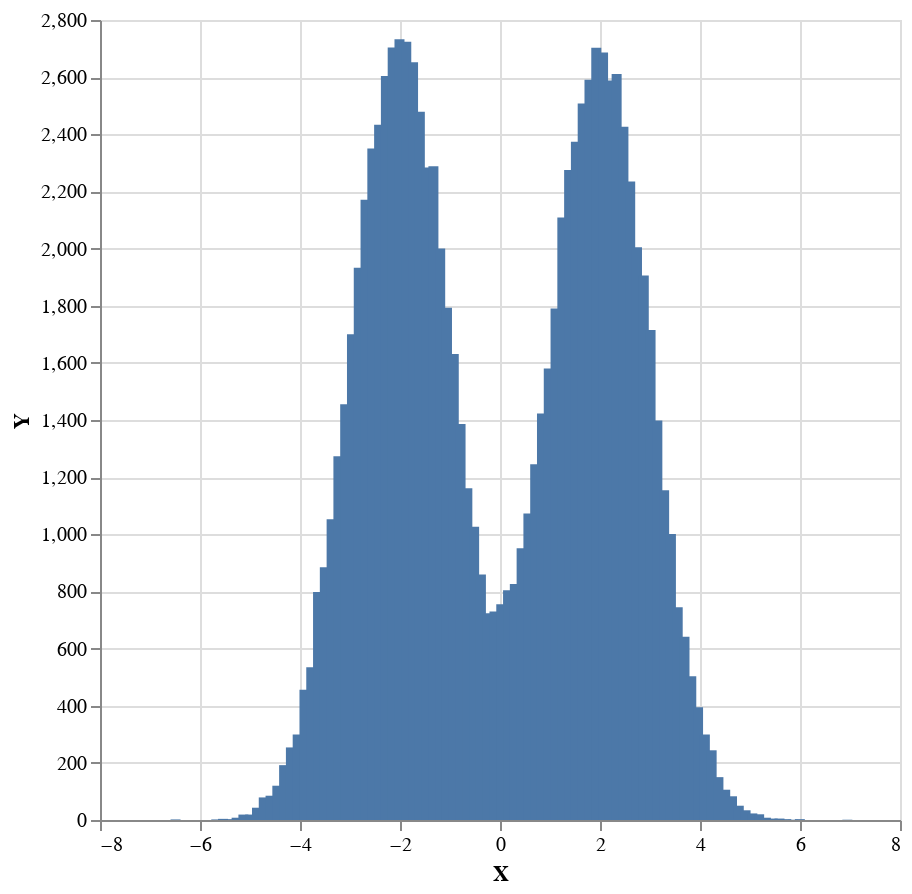

Notebook code for this chart:
### Code cell
sampler $ plot . histogramToList . histogram 100 <$> replicateM 100000 (weighted $ priorPredictive model)

### Figure 1 — Vega-Lite specification as saved in the notebook (floating-point values rounded to 4 significant figures)
{"$schema": "https://vega.github.io/schema/vega-lite/v4.json", "data": {"values": [{"X": -6.489, "Y": 2}, {"X": -6.353, "Y": 0}, {"X": -6.218, "Y": 0}, {"X": -6.082, "Y": 0}, {"X": -5.946, "Y": 0}, {"X": -5.81, "Y": 0}, {"X": -5.675, "Y": 2}, {"X": -5.539, "Y": 4}, {"X": -5.403, "Y": 3}, {"X": -5.268, "Y": 8}, {"X": -5.132, "Y": 19}, {"X": -4.996, "Y": 19}, {"X": -4.86, "Y": 43}, {"X": -4.725, "Y": 79}, {"X": -4.589, "Y": 85}, {"X": -4.453, "Y": 120}, {"X": -4.318, "Y": 192}, {"X": -4.182, "Y": 254}, {"X": -4.046, "Y": 299}, {"X": -3.91, "Y": 456}, {"X": -3.775, "Y": 535}, {"X": -3.639, "Y": 798}, {"X": -3.503, "Y": 885}, {"X": -3.368, "Y": 1053}, {"X": -3.232, "Y": 1273}, {"X": -3.096, "Y": 1455}, {"X": -2.96, "Y": 1700}, {"X": -2.825, "Y": 1933}, {"X": -2.689, "Y": 2171}, {"X": -2.553, "Y": 2350}, {"X": -2.418, "Y": 2433}, {"X": -2.282, "Y": 2604}, {"X": -2.146, "Y": 2704}, {"X": -2.01, "Y": 2733}, {"X": -1.875, "Y": 2724}, {"X": -1.739, "Y": 2652}, {"X": -1.603, "Y": 2479}, {"X": -1.467, "Y": 2284}, {"X": -1.332, "Y": 2288}, {"X": -1.196, "Y": 2000}, {"X": -1.06, "Y": 1793}, {"X": -0.9246, "Y": 1631}, {"X": -0.7889, "Y": 1386}, {"X": -0.6532, "Y": 1161}, {"X": -0.5175, "Y": 1026}, {"X": -0.3818, "Y": 859}, {"X": -0.246, "Y": 724}, {"X": -0.1103, "Y": 730}, {"X": 0.0254, "Y": 755}, {"X": 0.1611, "Y": 804}, {"X": 0.2968, "Y": 826}, {"X": 0.4326, "Y": 951}, {"X": 0.5683, "Y": 1073}, {"X": 0.704, "Y": 1245}, {"X": 0.8397, "Y": 1423}, {"X": 0.9754, "Y": 1580}, {"X": 1.111, "Y": 1790}, {"X": 1.247, "Y": 2109}, {"X": 1.383, "Y": 2275}, {"X": 1.518, "Y": 2374}, {"X": 1.654, "Y": 2508}, {"X": 1.79, "Y": 2591}, {"X": 1.925, "Y": 2703}, {"X": 2.061, "Y": 2686}, {"X": 2.197, "Y": 2588}, {"X": 2.333, "Y": 2611}, {"X": 2.468, "Y": 2426}, {"X": 2.604, "Y": 2235}, {"X": 2.74, "Y": 2005}, {"X": 2.875, "Y": 1906}, {"X": 3.011, "Y": 1715}, {"X": 3.147, "Y": 1398}, {"X": 3.283, "Y": 1154}, {"X": 3.418, "Y": 1001}, {"X": 3.554, "Y": 745}, {"X": 3.69, "Y": 641}, {"X": 3.826, "Y": 503}, {"X": 3.961, "Y": 395}, {"X": 4.097, "Y": 299}, {"X": 4.233, "Y": 244}, {"X": 4.368, "Y": 150}, {"X": 4.504, "Y": 106}, {"X": 4.64, "Y": 83}, {"X": 4.776, "Y": 50}, {"X": 4.911, "Y": 34}, {"X": 5.047, "Y": 23}, {"X": 5.183, "Y": 20}, {"X": 5.318, "Y": 8}, {"X": 5.454, "Y": 5}, {"X": 5.59, "Y": 5}, {"X": 5.726, "Y": 3}, {"X": 5.861, "Y": 1}, {"X": 5.997, "Y": 3}, {"X": 6.133, "Y": 0}, {"X": 6.268, "Y": 0}, {"X": 6.404, "Y": 0}, {"X": 6.54, "Y": 0}, {"X": 6.676, "Y": 0}, {"X": 6.811, "Y": 0}, {"X": 6.947, "Y": 1}]}, "encoding": {"x": {"field": "X", "type": "quantitative"}, "y": {"field": "Y", "type": "quantitative"}}, "height": 400, "mark": "bar", "width": 400}
